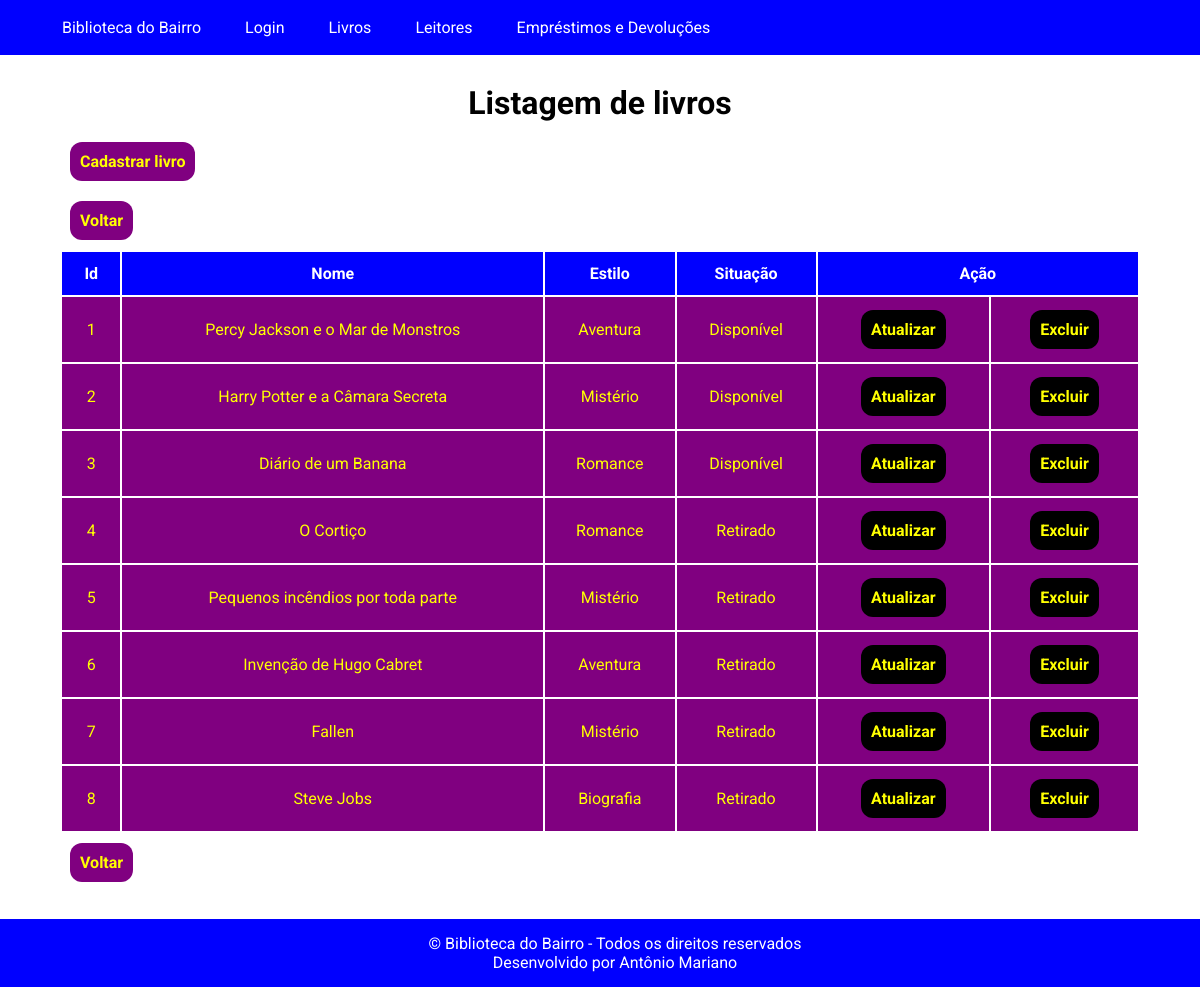
The page /AntonioMarianoSistemaBiblioteca/livroListagem.php on the database its author committed.
### tables this page shows
CREATE TABLE IF NOT EXISTS `livro` (
  `ID` int NOT NULL AUTO_INCREMENT,
  `nome` varchar(100) NOT NULL,
  `estilo` varchar(45) NOT NULL,
  `disponivel` tinyint(1) NOT NULL,
  `FK_AUTOR_ID` int DEFAULT NULL,
  PRIMARY KEY (`ID`),
  KEY `FK_LIVRO_2` (`FK_AUTOR_ID`)
);

### AntonioMarianoSistemaBiblioteca/livroListagem.php (the view, shortened to what this page needs)
<?php
    $conecta = mysqli_connect(
        'localhost',
        'root',
        '',
        'biblioteca'
    );
    mysqli_select_db($conecta, 'biblioteca');
    $querySelect = "SELECT * FROM livro";
    $resultadoObtido = mysqli_query($conecta, $querySelect);
?>
<!DOCTYPE html>
<html lang="pt-br">
    <head>
        <link rel="stylesheet" href="css/style.css">
    </head>
    <body>
        <header>
            <nav>
                <ul>
                    <li><a onclick="index()">Biblioteca do Bairro</a></li>
                    <li><a onclick="login()">Login</a></li>
                    <li><a onclick="livroListagem()">Livros</a></li>
                    <li><a onclick="leitorListagem()">Leitores</a></li>
                    <li><a onclick="emprestimoDevolucaoListagem()">Empréstimos e Devoluções</a></li>
                </ul>
            </nav>
        </header>
        <main>
            <section>
                <br>
                <h1 class="centralizar">Listagem de livros</h1>
                <button class="botao bordaBotao margemBotao" onclick="livroCadastro()">
                    <a>Cadastrar livro</a>
                </button>
                <br>
                <button class="botao bordaBotao margemBotao" onclick="loginSucesso()">
                    <a>Voltar</a>
                </button>
                <br>
                <table class="estilosTabela">
                    <tr>
                        <th>Id</th>
                        <th>Nome</th>
                        <th>Estilo</th>
                        <th>Situação</th>
                        <th colspan="2">Ação</th>
                    </tr>
                    <?php
                        function transformaDisponivel( $array ){
                            if( $array[3] == 0){
                                echo "Disponível";
                            } else if( $array[3] == 1 ){
                                echo "Retirado";
                            }
                        }
                        while($arrayLivro = mysqli_fetch_array ($resultadoObtido) ){
                            echo "<tr class='corLinhaTabela'>
                                <td class='alinhamentoColunaTabela'>$arrayLivro[ID]</td>
                                <td class='alinhamentoColunaTabela'>$arrayLivro[nome]</td>
                                <td class='alinhamentoColunaTabela'>$arrayLivro[estilo]</td>
                                <td class='alinhamentoColunaTabela'>"
                                ,transformaDisponivel($arrayLivro),
                                "</td>
                                <form action='livroAlterar.php' method='post'>
                                    <input name='idAlterar' type='hidden' value='$arrayLivro[ID]'/>
                                    <td class='alinhamentoColunaTabela'>
                                        <div class='centralizarBotao'>
                                            <input class='botaoTabela bordaBotao corTextoBotaoTabela'
                                            type='submit' id='processaAlterarLivro'
                                            name='processaAlterarLivro' value='Atualizar'>
                                        </div>
                                    </td>
                                </form>
                                <form action='livroExcluir.php' method='post'>
                                    <input name='idExcluir' type='hidden' value='$arrayLivro[ID]'/>
                                    <td class='alinhamentoColunaTabela'>
                                        <div class='centralizarBotao'>
                                            <input class='botaoTabela bordaBotao corTextoBotaoTabela'
                                            type='submit' id='processaExcluirLivro'
                                            name='processaExcluirLivro' value='Excluir'>
                                        </div>
                                    </td>
                                </form>
                            </tr>";
                        }
                    ?>
                </table>
            </section>
            <button class="botao bordaBotao margemBotao" onclick="loginSucesso()">
                <a>Voltar</a>
            </button>
        </main>
        <br><br><br><br><br>
        <footer>
            <p>© Biblioteca do Bairro - Todos os direitos reservados</p>
            <p>Desenvolvido por Antônio Mariano</p>
        </footer>
    </body>
</html>

### AntonioMarianoSistemaBiblioteca/css/style.css (style rules this page uses)
* { font-family: 'Roboto', sans-serif; margin: 0; }
h1 { font-size: 200%; }
.centralizar { text-align: center; padding: 10px; }
footer { text-align: center; position: fixed; background-color: blue; left: 0; color: white; bottom: 0; padding: 15px; width: 100%; }
li { float: left; }
li a { color: white; display: block; text-decoration: none; text-align: center; padding: 18px 22px; }
ul { background-color: blue; list-style-type: none; overflow: hidden; }
.bordaBotao { border-radius: 12px; }
.centralizarBotao { text-align: center; padding: 5px; }
.botao { font-weight: bold; border: none; padding: 10px; text-align: center; background-color: purple; font-size: 16px; }
button a { text-decoration: none; color: yellow; }
a { text-decoration: none; }
.estilosTabela { margin: auto; width: 90%; }
.alinhamentoColunaTabela { text-align: center; padding: 8px; }
.corLinhaTabela { background-color: purple; color: yellow; }
th { color: white; background-color: blue; padding: 12px; text-align: center; }
.botaoTabela { font-weight: bold; border: none; padding: 10px; text-align: center; background-color: black; font-size: 16px; }
form { margin-left: 33%; }
.margemBotao { margin: 10px 70px; }

### AntonioMarianoSistemaBiblioteca/livroListagem.php (style rules this page uses)
.corTextoBotaoTabela { color: yellow; }

### rows shown on the page
livro: ID "1", nome "Percy Jackson e o Mar de Monstros", estilo "Aventura", disponivel "Disponível"
livro: ID "2", nome "Harry Potter e a Câmara Secreta", estilo "Mistério", disponivel "Disponível"
livro: ID "3", nome "Diário de um Banana", estilo "Romance", disponivel "Disponível"
livro: ID "4", nome "O Cortiço", estilo "Romance", disponivel "Retirado"
livro: ID "5", nome "Pequenos incêndios por toda parte", estilo "Mistério", disponivel "Retirado"
livro: ID "6", nome "Invenção de Hugo Cabret", estilo "Aventura", disponivel "Retirado"
livro: ID "7", nome "Fallen", estilo "Mistério", disponivel "Retirado"
livro: ID "8", nome "Steve Jobs", estilo "Biografia", disponivel "Retirado"
